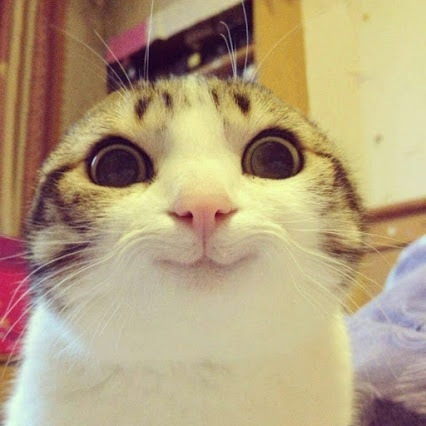
#> input picture blog/cat.jpg, 426 x 426 px, found by its file name
$ jupyter execute opencv-python9.ipynb   (shell and % lines are left out)
#> lines starting #> are read from the running program, lines starting #| are printed output that depends on the picture; after the words box and inside, x2 and y2 are one past the last pixel; in counts of white or black regions, pixels touching at a corner belong together
### 常用阈值方法

更多内容请参考：[OpenCV-Python learning-6.图像算术运算（下）](https://blog.csdn.net/nima1994/article/details/79572225)

[cell 1]
import cv2
import matplotlib.pyplot as plt

[cell 2]
img=cv2.imread("E:\cat.jpg") #bgr模式，默认
#> img is the input picture: shape (426, 426, 3); mean B, G, R 125.3, 159.1, 178.8
img2=cv2.cvtColor(img,cv2.COLOR_BGR2RGB)#转成RGB
plt.imshow(img2)

[cell 3]
ret,thresh1 = cv2.threshold(img2,127,255,cv2.THRESH_BINARY) # 低于阈值的像素点灰度值置为0；高于阈值的值置为参数3
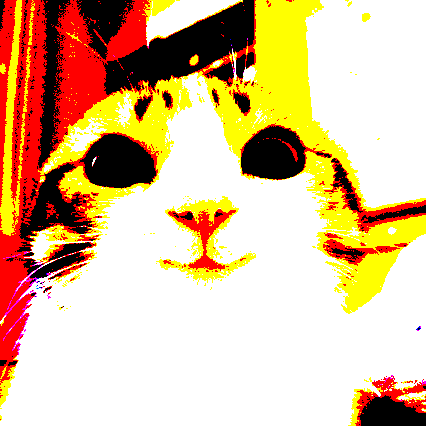
#> thresh1: shape (426, 426, 3); mean R, G, B 222, 189.8, 149
plt.imshow(thresh1)

[cell 4]
plt.imshow(img2)

[cell 5]
img3=cv2.cvtColor(img,cv2.COLOR_BGR2GRAY) #用灰度图像
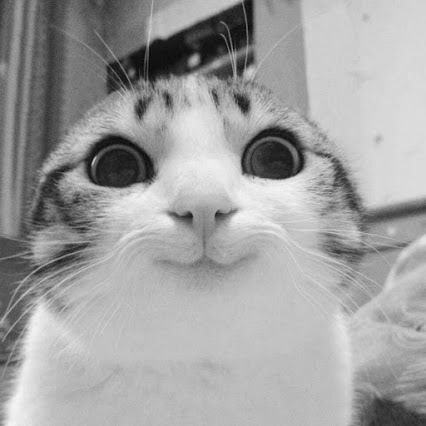
#> img3: shape (426, 426); min 5, max 245, mean 161.1

[cell 6]
plt.imshow(img3,cmap='gray')

[cell 7]
ret,thresh2 = cv2.threshold(img3,127,255,cv2.THRESH_BINARY)
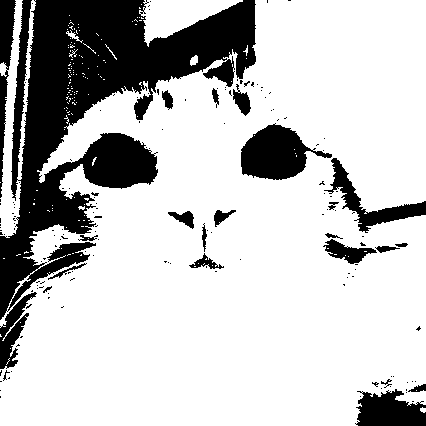
#> thresh2: shape (426, 426); 76.3% white; 162 black regions (138 under 20 px), largest, box (x1, y1, x2, y2) and area: (0, 0, 256, 320) 31340, (241, 123, 332, 180) 2948, (355, 389, 426, 426) 1911

[cell 8]
plt.imshow(thresh2,cmap='gray')

### 自适应阈值

即对图像不同区域使用不同的阈值。

[cell 9]
plt.imshow(img3,cmap='gray')

[cell 10]
thresh3 = cv2.adaptiveThreshold(img3,255,cv2.ADAPTIVE_THRESH_MEAN_C,cv2.THRESH_BINARY,11,2) #阈值是邻域的平均值
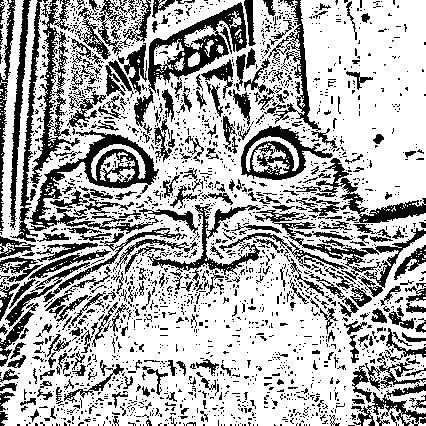
#> thresh3: shape (426, 426); 68.7% white; 2224 black regions (1919 under 20 px), largest, box (x1, y1, x2, y2) and area: (10, 0, 159, 242) 4886, (134, 2, 247, 127) 3065, (30, 0, 80, 188) 2038

[cell 11]
#第二个参数和第四个参数：参见threshold()前文所述
#第三个参数：阈值是邻域的平均值，必须为奇数
#第五个参数：阈值窗口大小
# 第六个参数：阈值窗口所得值减去的常数

[cell 12]
plt.imshow(thresh3,cmap='gray')

[cell 13]
thresh4 = cv2.adaptiveThreshold(img3,255,cv2.ADAPTIVE_THRESH_GAUSSIAN_C,cv2.THRESH_BINARY,11,2)
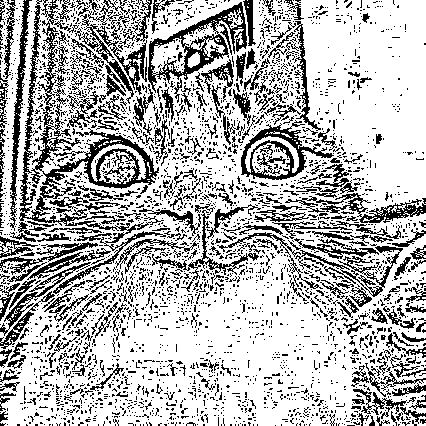
#> thresh4: shape (426, 426); 71.4% white; black in thin lines or dots
#领域内像素点加权和或称高斯均值，权重为一个高斯窗口

[cell 14]
plt.imshow(thresh4,cmap='gray')

#### 应用：将学生作业的照片变得更清晰？

### Otsu(大津法)

最大类间方差法是一种自适应的阈值确定的方法,又叫大津法,简称OTSU。它是按图像的灰度特性,将图像分成背景和目标2部分。背景和目标之间的类间方差越大,说明构成图像的2部分的差别越大,当部分目标错分为背景或部分背景错分为目标都会导致2部
分差别变小。因此,使类间方差最大的分割意味着错分概率最小。[引用](http://blog.sina.com.cn/s/blog_9edd4b8301013zu8.html)

大津法的优点在于可以快速有效的找到类间分割阈值(目的)，缺点是只能针对单一目标分割，或者感兴趣的目标都属于同一灰度范围，若需探测目标灰度范围分布较大，则必将有一部分目标探测丢失，且基于局部阈值分割出的目标连结性较差，包含噪声。

[cell 15]
plt.imshow(img3,cmap='gray')

[cell 16]
blur=cv2.GaussianBlur(img3,(5,5),0) #高斯滤波，低通滤波器；第二个参数表示高斯矩阵窗口，第三个为标准差

[高斯模糊原理](http://www.ruanyifeng.com/blog/2012/11/gaussian_blur.html)

[cell 17]
ret5,th5 = cv2.threshold(img3,0,255,cv2.THRESH_BINARY+cv2.THRESH_OTSU)#使用灰度图像img3
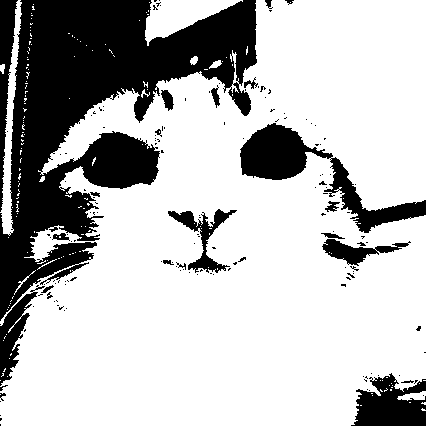
#> th5: shape (426, 426); 72.9% white; 154 black regions (131 under 20 px), largest, box (x1, y1, x2, y2) and area: (0, 0, 257, 321) 34978, (240, 123, 426, 233) 5097, (351, 373, 426, 426) 2631
#> ret5 = 138
plt.imshow(th5,cmap='gray')

[cell 18]
ret6,th6 = cv2.threshold(blur,0,255,cv2.THRESH_BINARY+cv2.THRESH_OTSU)# 使用img3滤波降噪后图像
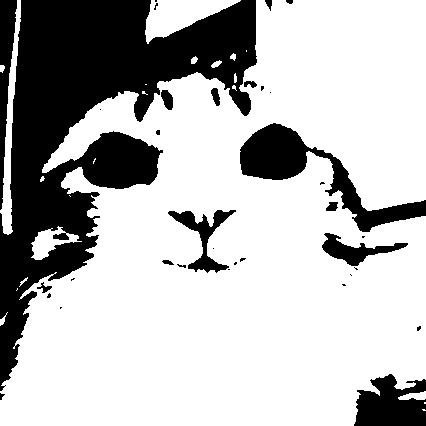
#> th6: shape (426, 426); 72.3% white; 35 black regions (21 under 20 px), largest, box (x1, y1, x2, y2) and area: (0, 0, 257, 391) 37493, (240, 123, 426, 232) 5197, (354, 374, 426, 426) 2721
#> ret6 = 139
plt.imshow(th6,cmap='gray')

$ run again, with blog/rotman.jpg copied over blog/cat.jpg
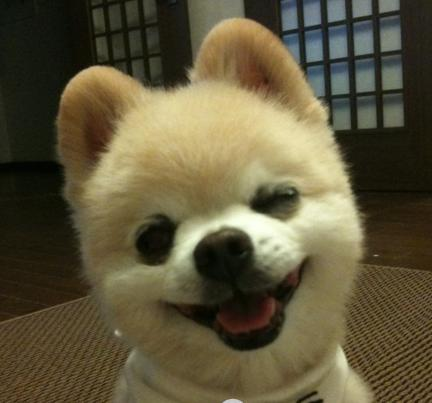
#> input picture blog/rotman.jpg, 432 x 403 px, found by its file name
#> img is the input picture: shape (403, 432, 3); mean B, G, R 60, 87, 95.1
#> `ret,thresh2 = cv2.threshold(img3,127,255,cv2.THRESH_BINARY)`:
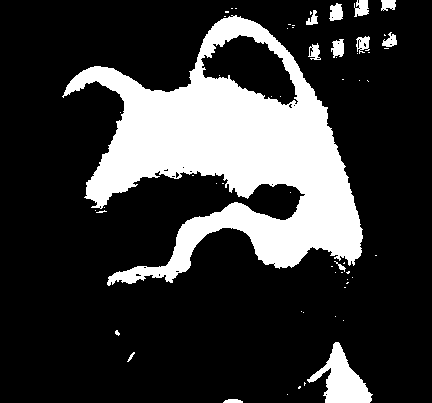
#> thresh2: shape (403, 432); 21.7% white; 59 white regions (46 under 20 px), largest, box (x1, y1, x2, y2) and area: (62, 15, 363, 286) 34453, (307, 342, 373, 403) 1822, (354, 0, 369, 17) 191
#> thresh3: shape (403, 432); 65.9% white; 1464 black regions (1164 under 20 px), largest, box (x1, y1, x2, y2) and area: (196, 0, 412, 165) 6942, (142, 226, 322, 351) 5029, (47, 0, 194, 157) 4304
#> thresh4: shape (403, 432); 71.6% white; black in thin lines or dots
#> th5: shape (403, 432); 34.2% white; 223 white regions (201 under 20 px), largest, box (x1, y1, x2, y2) and area: (61, 0, 374, 403) 54222, (381, 28, 400, 51) 406, (354, 31, 373, 55) 384
#> ret5 = 102
#> `ret6,th6 = cv2.threshold(blur,0,255,cv2.THRESH_BINARY+cv2.THRESH_OTSU)..`:
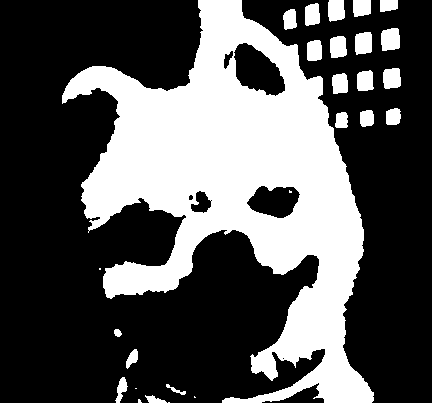
#> th6: shape (403, 432); 33.9% white; 27 white regions (6 under 20 px), largest, box (x1, y1, x2, y2) and area: (62, 0, 374, 403) 54150, (381, 28, 400, 51) 384, (355, 32, 372, 55) 350

$ run again, with blog/sunny.jpg copied over blog/cat.jpg
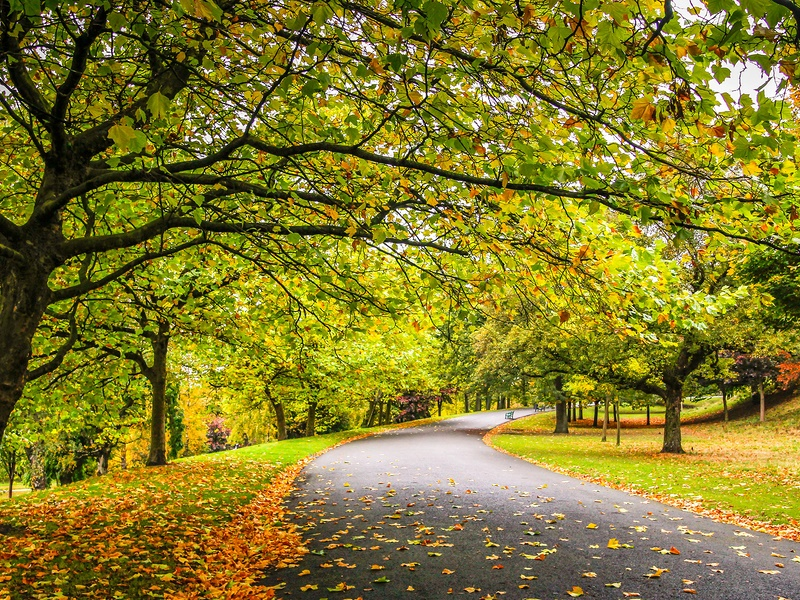
#> input picture blog/sunny.jpg, 800 x 600 px, found by its file name
#> img is the input picture: shape (600, 800, 3); mean B, G, R 42.3, 123.3, 131.7
#> `ret,thresh2 = cv2.threshold(img3,127,255,cv2.THRESH_BINARY)`:
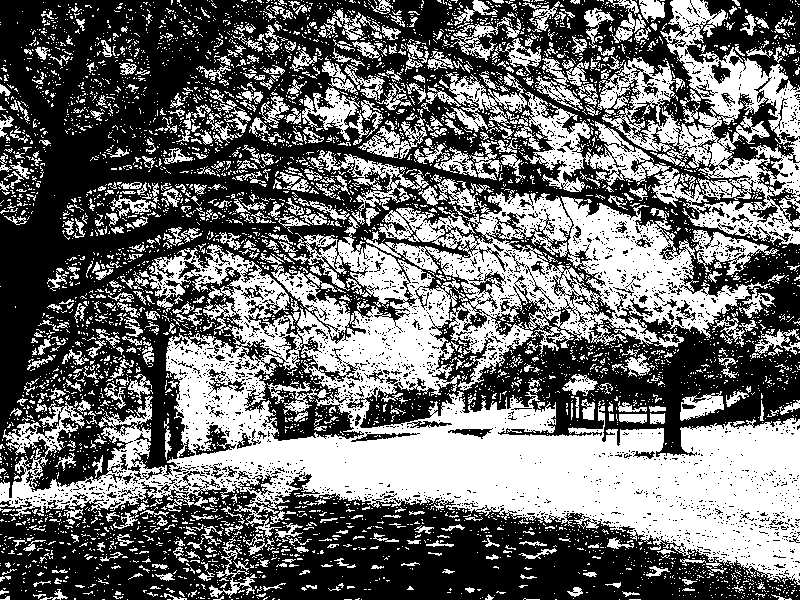
#> thresh2: shape (600, 800); 42.9% white; 5024 white regions (4451 under 20 px), largest, box (x1, y1, x2, y2) and area: (0, 190, 800, 585) 117149, (522, 0, 800, 245) 22155, (445, 73, 543, 151) 2070
#> thresh3: shape (600, 800); 49.6% white in thin lines or dots
#> thresh4: shape (600, 800); 50.3% white; black in thin lines or dots
#> th5: shape (600, 800); 48.1% white; 4014 white regions (3488 under 20 px), largest, box (x1, y1, x2, y2) and area: (0, 179, 800, 598) 137557, (434, 0, 800, 248) 29249, (309, 150, 442, 225) 2234
#> ret5 = 118
#> `ret6,th6 = cv2.threshold(blur,0,255,cv2.THRESH_BINARY+cv2.THRESH_OTSU)..`:
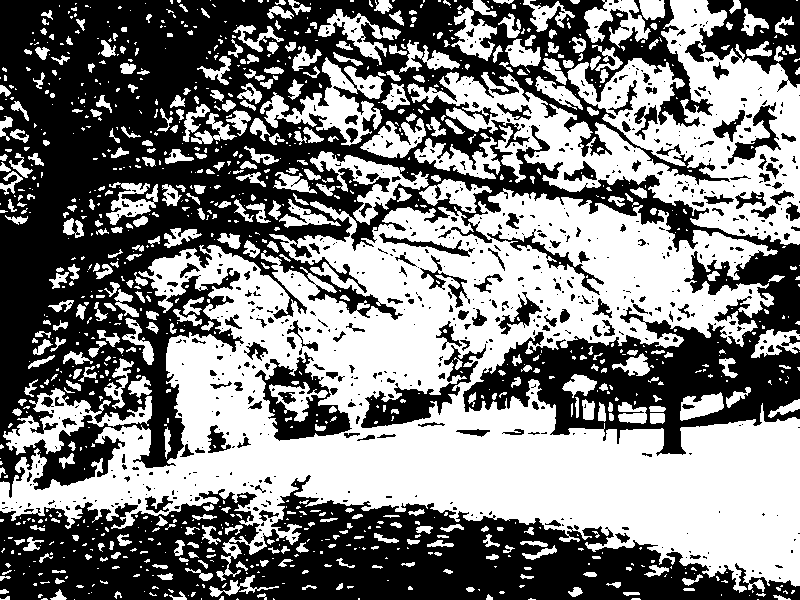
#> th6: shape (600, 800); 49.9% white; 1116 white regions (707 under 20 px), largest, box (x1, y1, x2, y2) and area: (0, 188, 800, 593) 144912, (407, 0, 800, 245) 33647, (260, 57, 384, 146) 3848
#> ret6 = 116
